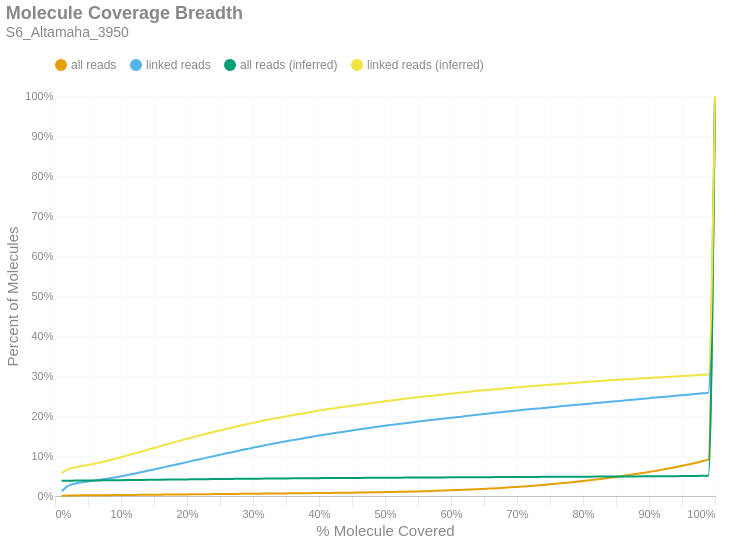

Write notebook code for a chart like this one.
### Markdown cell above
### Molecule Read Coverage
This chart shows molecule coverage breadth as computed by the number of bases aligned to that molecule. In other words, "*how much of each unique long molecule is actually sequenced/aligned?*" Keep in mind there is a distinction between sequences and alignments, since some sequences belonging to a particular molecule may not align well and wouldn't appear in the alignment data. This chart also shows molecule coverage breadth as computed by the *inferred fragment* from which the aligned sequences originate. Unlike read coverage, this calculation takes into account the total insert size, including unsequenced gaps between the forward and reverse reads. Like the previous figures, these are cumulative percents.

### Code cell
if SKIPLR:
    print_html(f"Skipped")
else:
    binned_df = consolidated_hist(valids['coverage_bp'], mask, 0.01, True)
    binned_df_inf = consolidated_hist(valids['coverage_inserts'], mask, 0.01, True)
    binned_df = binned_df.with_columns(pl.lit(binned_df_inf['all reads (cumsum)']).alias('all reads (inferred)'))
    binned_df = binned_df.with_columns(pl.lit(binned_df_inf['linked reads (cumsum)']).alias('linked reads (inferred)'))
    binned_df = binned_df.with_columns(
        (pl.col('bin').cast(pl.Float64) + 0.01).alias('right_edge')
    )

    with SafeRender(binned_df):
        (
            density_plot(binned_df, 'Molecule Coverage Breadth', samplename, 'molcov', ['all reads (inferred)','linked reads (inferred)'])
            .encode(
                #x=alt.X('bin:Q', title="% Molecule Covered").axis(format = '%').scale(padding=0),
                x=alt.X('right_edge:Q', title="% Molecule Covered").axis(format='%').scale(padding=0),
                y=alt.Y('value:Q', title='Percent of Molecules')
                    .axis(format='%')
                    .stack(False)
                    .scale(domainMin=0, padding=0),
                color=alt.Color("key:N").scale(domain = ["all reads", "linked reads", "all reads (inferred)", "linked reads (inferred)"]),
                tooltip = [
                    alt.Tooltip("key:N", title = "Data Type"),
                    alt.Tooltip("range_label:N", title="% Molecule Covered"),
                    alt.Tooltip("value:Q", format = ".2%", title="% Molecules")
                ]
            )
        ).display()

### Figure 1 — Vega-Lite specification as saved in the notebook (floating-point values rounded to 4 significant figures)
{"width": "container", "height": 400, "config": {"title": {"anchor": "start", "dy": -15, "fontSize": 18, "color": "#888888", "subtitleColor": "#888888", "subtitleFontSize": 14}, "arc": {"fill": "#0072B2"}, "axis": {"domainColor": "#888888", "domainWidth": 0.5, "gridWidth": 0.2, "grid": false, "titleFontWeight": 400, "titleFontSize": 15, "labelFontSize": 11, "labelColor": "#888888", "tickColor": "#888888", "tickWidth": 0.2, "titleColor": "#888888"}, "axisBand": {"grid": false}, "axisX": {"grid": true, "tickSize": 10, "domainCap": "round"}, "axisY": {"domain": false, "grid": true, "tickSize": 0, "domainCap": "round"}, "background": "transparent", "header": {"labelFontSize": 15, "labelColor": "#888888", "titleFontSize": 15, "titleFontWeight": 600, "titleColor": "#888888"}, "legend": {"labelFont": "sans-serif", "labelFontSize": 12, "labelColor": "#888888", "symbolSize": 100, "symbolType": "circle", "titleFontSize": 12, "titlePadding": 10, "titleColor": "#888888", "title": null, "orient": "top"}, "range": {"category": ["#E69F00", "#56B4E9", "#009E73", "#F0E442", "#0072B2", "#D55E00", "#CC79A7", "#000000"], "diverging": ["#cfe8f3", "#a2d4ec", "#73bfe2", "#46abdb", "#1696d2", "#12719e"]}, "area": {"fill": "#0072B2", "fillOpacity": 0.7, "line": true, "strokeOpacity": 0.7}, "line": {"color": "#0072B2", "stroke": "#0072B2", "strokeWidth": 2}, "trail": {"color": "#0072B2", "stroke": "#0072B2", "strokeWidth": 0, "size": 1}, "point": {"filled": true, "fillOpacity": 1.0, "size": 95}, "text": {"color": "#888888", "fontSize": 11, "align": "right", "fontWeight": 400, "size": 11}, "bar": {"fill": "#0072B2", "stroke": null}, "view": {"stroke": null, "continuousWidth": 660, "continuousHeight": 400}}, "data": {"name": "data-5d91572ff5bc22d13b6172590f06a26c"}, "mark": {"type": "line", "interpolate": "monotone", "point": {"opacity": 0, "size": 275}}, "encoding": {"color": {"field": "key", "scale": {"domain": ["all reads", "linked reads", "all reads (inferred)", "linked reads (inferred)"]}, "type": "nominal"}, "tooltip": [{"field": "key", "title": "Data Type", "type": "nominal"}, {"field": "range_label", "title": "% Molecule Covered", "type": "nominal"}, {"field": "value", "format": ".2%", "title": "% Molecules", "type": "quantitative"}], "x": {"axis": {"format": "%"}, "field": "right_edge", "scale": {"padding": 0}, "title": "% Molecule Covered", "type": "quantitative"}, "y": {"axis": {"format": "%"}, "field": "value", "scale": {"domainMin": 0, "padding": 0}, "stack": false, "title": "Percent of Molecules", "type": "quantitative"}}, "params": [{"name": "param_c36ac31b6afebe62", "select": {"type": "point", "fields": ["key"]}, "bind": "legend"}], "title": {"text": "Molecule Coverage Breadth", "subtitle": "S6_Altamaha_3950"}, "transform": [{"fold": ["all reads (cumsum)", "linked reads (cumsum)", "all reads (inferred)", "linked reads (inferred)"]}, {"calculate": "replace(datum.key, ' (cumsum)', '')", "as": "key"}, {"filter": {"param": "param_c36ac31b6afebe62"}}], "usermeta": {"embedOptions": {"downloadFileName": "S6_Altamaha_3950.molcov"}}, "$schema": "https://vega.github.io/schema/vega-lite/v6.1.0.json", "datasets": {"data-5d91572ff5bc22d13b6172590f06a26c": [{"bin": "0.0", "interval": "0.0-0.01", "all reads": 0.0005611, "linked reads": 0.01185, "all reads (cumsum)": 0.0005611, "linked reads (cumsum)": 0.01185, "range_label": "0.0-0.01", "all reads (inferred)": 0.03785, "linked reads (inferred)": 0.05682, "right_edge": 0.01}, {"bin": "0.01", "interval": "0.01-0.02", "all reads": 0.0006174, "linked reads": 0.01365, "all reads (cumsum)": 0.001179, "linked reads (cumsum)": 0.0255, "range_label": "0.01-0.02", "all reads (inferred)": 0.03829, "linked reads (inferred)": 0.06716, "right_edge": 0.02}, {"bin": "0.02", "interval": "0.02-0.03", "all reads": 0.0002642, "linked reads": 0.005331, "all reads (cumsum)": 0.001443, "linked reads (cumsum)": 0.03083, "range_label": "0.02-0.03", "all reads (inferred)": 0.03848, "linked reads (inferred)": 0.07158, "right_edge": 0.03}, {"bin": "0.03", "interval": "0.03-0.04", "all reads": 0.0001697, "linked reads": 0.003213, "all reads (cumsum)": 0.001612, "linked reads (cumsum)": 0.03404, "range_label": "0.03-0.04", "all reads (inferred)": 0.03863, "linked reads (inferred)": 0.07487, "right_edge": 0.04}, {"bin": "0.04", "interval": "0.04-0.05", "all reads": 0.0001347, "linked reads": 0.002475, "all reads (cumsum)": 0.001747, "linked reads (cumsum)": 0.03652, "range_label": "0.04-0.05", "all reads (inferred)": 0.03875, "linked reads (inferred)": 0.07768, "right_edge": 0.05}, {"bin": "0.05", "interval": "0.05-0.06", "all reads": 0.0001109, "linked reads": 0.002102, "all reads (cumsum)": 0.001858, "linked reads (cumsum)": 0.03862, "range_label": "0.05-0.06", "all reads (inferred)": 0.03889, "linked reads (inferred)": 0.08084, "right_edge": 0.06}, {"bin": "0.06", "interval": "0.06-0.07", "all reads": 0.0001321, "linked reads": 0.002586, "all reads (cumsum)": 0.00199, "linked reads (cumsum)": 0.04121, "range_label": "0.06-0.07", "all reads (inferred)": 0.03905, "linked reads (inferred)": 0.08449, "right_edge": 0.07}, {"bin": "0.07", "interval": "0.07-0.08", "all reads": 0.0001176, "linked reads": 0.002356, "all reads (cumsum)": 0.002108, "linked reads (cumsum)": 0.04356, "range_label": "0.07-0.08", "all reads (inferred)": 0.03922, "linked reads (inferred)": 0.08828, "right_edge": 0.08}, {"bin": "0.08", "interval": "0.08-0.09", "all reads": 0.0001263, "linked reads": 0.002555, "all reads (cumsum)": 0.002234, "linked reads (cumsum)": 0.04612, "range_label": "0.08-0.09", "all reads (inferred)": 0.0394, "linked reads (inferred)": 0.09235, "right_edge": 0.09}, {"bin": "0.09", "interval": "0.09-0.1", "all reads": 0.0001446, "linked reads": 0.003078, "all reads (cumsum)": 0.002379, "linked reads (cumsum)": 0.0492, "range_label": "0.09-0.1", "all reads (inferred)": 0.03959, "linked reads (inferred)": 0.09686, "right_edge": 0.1}, {"bin": "0.1", "interval": "0.1-0.11", "all reads": 0.000152, "linked reads": 0.00311, "all reads (cumsum)": 0.002531, "linked reads (cumsum)": 0.05231, "range_label": "0.1-0.11", "all reads (inferred)": 0.03978, "linked reads (inferred)": 0.1015, "right_edge": 0.11}, {"bin": "0.11", "interval": "0.11-0.12", "all reads": 0.0001568, "linked reads": 0.003403, "all reads (cumsum)": 0.002687, "linked reads (cumsum)": 0.05571, "range_label": "0.11-0.12", "all reads (inferred)": 0.03999, "linked reads (inferred)": 0.1063, "right_edge": 0.12}, {"bin": "0.12", "interval": "0.12-0.13", "all reads": 0.0001645, "linked reads": 0.00357, "all reads (cumsum)": 0.002852, "linked reads (cumsum)": 0.05928, "range_label": "0.12-0.13", "all reads (inferred)": 0.04019, "linked reads (inferred)": 0.1109, "right_edge": 0.13}, {"bin": "0.13", "interval": "0.13-0.14", "all reads": 0.0001665, "linked reads": 0.003618, "all reads (cumsum)": 0.003018, "linked reads (cumsum)": 0.0629, "range_label": "0.13-0.14", "all reads (inferred)": 0.04038, "linked reads (inferred)": 0.1153, "right_edge": 0.14}, {"bin": "0.14", "interval": "0.14-0.15", "all reads": 0.0001588, "linked reads": 0.003475, "all reads (cumsum)": 0.003177, "linked reads (cumsum)": 0.06637, "range_label": "0.14-0.15", "all reads (inferred)": 0.04057, "linked reads (inferred)": 0.1199, "right_edge": 0.15}, {"bin": "0.15", "interval": "0.15-0.16", "all reads": 0.0001732, "linked reads": 0.003784, "all reads (cumsum)": 0.00335, "linked reads (cumsum)": 0.07016, "range_label": "0.15-0.16", "all reads (inferred)": 0.04078, "linked reads (inferred)": 0.1247, "right_edge": 0.16}, {"bin": "0.16", "interval": "0.16-0.17", "all reads": 0.0001671, "linked reads": 0.003721, "all reads (cumsum)": 0.003518, "linked reads (cumsum)": 0.07388, "range_label": "0.16-0.17", "all reads (inferred)": 0.04098, "linked reads (inferred)": 0.1295, "right_edge": 0.17}, {"bin": "0.17", "interval": "0.17-0.18", "all reads": 0.0001713, "linked reads": 0.003713, "all reads (cumsum)": 0.003689, "linked reads (cumsum)": 0.07759, "range_label": "0.17-0.18", "all reads (inferred)": 0.04117, "linked reads (inferred)": 0.134, "right_edge": 0.18}, {"bin": "0.18", "interval": "0.18-0.19", "all reads": 0.0001556, "linked reads": 0.003467, "all reads (cumsum)": 0.003844, "linked reads (cumsum)": 0.08106, "range_label": "0.18-0.19", "all reads (inferred)": 0.04136, "linked reads (inferred)": 0.1384, "right_edge": 0.19}, {"bin": "0.19", "interval": "0.19-0.2", "all reads": 0.0001665, "linked reads": 0.003594, "all reads (cumsum)": 0.004011, "linked reads (cumsum)": 0.08465, "range_label": "0.19-0.2", "all reads (inferred)": 0.04156, "linked reads (inferred)": 0.1429, "right_edge": 0.2}, {"bin": "0.2", "interval": "0.2-0.21", "all reads": 0.000178, "linked reads": 0.003927, "all reads (cumsum)": 0.004189, "linked reads (cumsum)": 0.08858, "range_label": "0.2-0.21", "all reads (inferred)": 0.04174, "linked reads (inferred)": 0.1472, "right_edge": 0.21}, {"bin": "0.21", "interval": "0.21-0.22", "all reads": 0.000161, "linked reads": 0.003467, "all reads (cumsum)": 0.00435, "linked reads (cumsum)": 0.09204, "range_label": "0.21-0.22", "all reads (inferred)": 0.04193, "linked reads (inferred)": 0.1518, "right_edge": 0.22}, {"bin": "0.22", "interval": "0.22-0.23", "all reads": 0.000179, "linked reads": 0.00384, "all reads (cumsum)": 0.004529, "linked reads (cumsum)": 0.09588, "range_label": "0.22-0.23", "all reads (inferred)": 0.0421, "linked reads (inferred)": 0.1558, "right_edge": 0.23}, {"bin": "0.23", "interval": "0.23-0.24", "all reads": 0.0001639, "linked reads": 0.003586, "all reads (cumsum)": 0.004693, "linked reads (cumsum)": 0.09947, "range_label": "0.23-0.24", "all reads (inferred)": 0.04228, "linked reads (inferred)": 0.1598, "right_edge": 0.24}, {"bin": "0.24", "interval": "0.24-0.25", "all reads": 0.0001687, "linked reads": 0.003618, "all reads (cumsum)": 0.004862, "linked reads (cumsum)": 0.1031, "range_label": "0.24-0.25", "all reads (inferred)": 0.04245, "linked reads (inferred)": 0.1639, "right_edge": 0.25}, {"bin": "0.25", "interval": "0.25-0.26", "all reads": 0.0001678, "linked reads": 0.003586, "all reads (cumsum)": 0.005029, "linked reads (cumsum)": 0.1067, "range_label": "0.25-0.26", "all reads (inferred)": 0.04262, "linked reads (inferred)": 0.1679, "right_edge": 0.26}, {"bin": "0.26", "interval": "0.26-0.27", "all reads": 0.0001601, "linked reads": 0.003507, "all reads (cumsum)": 0.005189, "linked reads (cumsum)": 0.1102, "range_label": "0.26-0.27", "all reads (inferred)": 0.0428, "linked reads (inferred)": 0.172, "right_edge": 0.27}, {"bin": "0.27", "interval": "0.27-0.28", "all reads": 0.0001716, "linked reads": 0.003649, "all reads (cumsum)": 0.005361, "linked reads (cumsum)": 0.1138, "range_label": "0.27-0.28", "all reads (inferred)": 0.04297, "linked reads (inferred)": 0.1758, "right_edge": 0.28}, {"bin": "0.28", "interval": "0.28-0.29", "all reads": 0.0001697, "linked reads": 0.003546, "all reads (cumsum)": 0.005531, "linked reads (cumsum)": 0.1174, "range_label": "0.28-0.29", "all reads (inferred)": 0.04312, "linked reads (inferred)": 0.1793, "right_edge": 0.29}, {"bin": "0.29", "interval": "0.29-0.3", "all reads": 0.0001716, "linked reads": 0.003483, "all reads (cumsum)": 0.005702, "linked reads (cumsum)": 0.1209, "range_label": "0.29-0.3", "all reads (inferred)": 0.04327, "linked reads (inferred)": 0.1828, "right_edge": 0.3}, {"bin": "0.3", "interval": "0.3-0.31", "all reads": 0.000153, "linked reads": 0.003046, "all reads (cumsum)": 0.005855, "linked reads (cumsum)": 0.1239, "range_label": "0.3-0.31", "all reads (inferred)": 0.04343, "linked reads (inferred)": 0.1864, "right_edge": 0.31}, {"bin": "0.31", "interval": "0.31-0.32", "all reads": 0.0001636, "linked reads": 0.003372, "all reads (cumsum)": 0.006019, "linked reads (cumsum)": 0.1273, "range_label": "0.31-0.32", "all reads (inferred)": 0.04357, "linked reads (inferred)": 0.1898, "right_edge": 0.32}, {"bin": "0.32", "interval": "0.32-0.33", "all reads": 0.0001748, "linked reads": 0.003372, "all reads (cumsum)": 0.006194, "linked reads (cumsum)": 0.1306, "range_label": "0.32-0.33", "all reads (inferred)": 0.0437, "linked reads (inferred)": 0.1929, "right_edge": 0.33}, {"bin": "0.33", "interval": "0.33-0.34", "all reads": 0.000171, "linked reads": 0.003134, "all reads (cumsum)": 0.006365, "linked reads (cumsum)": 0.1338, "range_label": "0.33-0.34", "all reads (inferred)": 0.04384, "linked reads (inferred)": 0.1958, "right_edge": 0.34}, {"bin": "0.34", "interval": "0.34-0.35", "all reads": 0.0001639, "linked reads": 0.003007, "all reads (cumsum)": 0.006529, "linked reads (cumsum)": 0.1368, "range_label": "0.34-0.35", "all reads (inferred)": 0.04397, "linked reads (inferred)": 0.1989, "right_edge": 0.35}, {"bin": "0.35", "interval": "0.35-0.36", "all reads": 0.000161, "linked reads": 0.002912, "all reads (cumsum)": 0.00669, "linked reads (cumsum)": 0.1397, "range_label": "0.35-0.36", "all reads (inferred)": 0.04411, "linked reads (inferred)": 0.2019, "right_edge": 0.36}, {"bin": "0.36", "interval": "0.36-0.37", "all reads": 0.0001707, "linked reads": 0.002935, "all reads (cumsum)": 0.00686, "linked reads (cumsum)": 0.1426, "range_label": "0.36-0.37", "all reads (inferred)": 0.04424, "linked reads (inferred)": 0.205, "right_edge": 0.37}, {"bin": "0.37", "interval": "0.37-0.38", "all reads": 0.0001591, "linked reads": 0.002793, "all reads (cumsum)": 0.007019, "linked reads (cumsum)": 0.1454, "range_label": "0.37-0.38", "all reads (inferred)": 0.04436, "linked reads (inferred)": 0.2076, "right_edge": 0.38}, {"bin": "0.38", "interval": "0.38-0.39", "all reads": 0.0001829, "linked reads": 0.002943, "all reads (cumsum)": 0.007202, "linked reads (cumsum)": 0.1484, "range_label": "0.38-0.39", "all reads (inferred)": 0.04449, "linked reads (inferred)": 0.2105, "right_edge": 0.39}, {"bin": "0.39", "interval": "0.39-0.4", "all reads": 0.0001813, "linked reads": 0.002761, "all reads (cumsum)": 0.007384, "linked reads (cumsum)": 0.1511, "range_label": "0.39-0.4", "all reads (inferred)": 0.04462, "linked reads (inferred)": 0.2136, "right_edge": 0.4}, {"bin": "0.4", "interval": "0.4-0.41", "all reads": 0.0001854, "linked reads": 0.002737, "all reads (cumsum)": 0.007569, "linked reads (cumsum)": 0.1539, "range_label": "0.4-0.41", "all reads (inferred)": 0.04474, "linked reads (inferred)": 0.2161, "right_edge": 0.41}, {"bin": "0.41", "interval": "0.41-0.42", "all reads": 0.0001906, "linked reads": 0.002475, "all reads (cumsum)": 0.00776, "linked reads (cumsum)": 0.1563, "range_label": "0.41-0.42", "all reads (inferred)": 0.04484, "linked reads (inferred)": 0.2185, "right_edge": 0.42}, {"bin": "0.42", "interval": "0.42-0.43", "all reads": 0.0002102, "linked reads": 0.002594, "all reads (cumsum)": 0.00797, "linked reads (cumsum)": 0.1589, "range_label": "0.42-0.43", "all reads (inferred)": 0.04496, "linked reads (inferred)": 0.221, "right_edge": 0.43}, {"bin": "0.43", "interval": "0.43-0.44", "all reads": 0.0001989, "linked reads": 0.002555, "all reads (cumsum)": 0.008169, "linked reads (cumsum)": 0.1615, "range_label": "0.43-0.44", "all reads (inferred)": 0.04506, "linked reads (inferred)": 0.2234, "right_edge": 0.44}, {"bin": "0.44", "interval": "0.44-0.45", "all reads": 0.0002121, "linked reads": 0.00238, "all reads (cumsum)": 0.008381, "linked reads (cumsum)": 0.1639, "range_label": "0.44-0.45", "all reads (inferred)": 0.04517, "linked reads (inferred)": 0.2257, "right_edge": 0.45}, {"bin": "0.45", "interval": "0.45-0.46", "all reads": 0.000233, "linked reads": 0.00234, "all reads (cumsum)": 0.008614, "linked reads (cumsum)": 0.1662, "range_label": "0.45-0.46", "all reads (inferred)": 0.04527, "linked reads (inferred)": 0.2279, "right_edge": 0.46}, {"bin": "0.46", "interval": "0.46-0.47", "all reads": 0.0002635, "linked reads": 0.00257, "all reads (cumsum)": 0.008877, "linked reads (cumsum)": 0.1688, "range_label": "0.46-0.47", "all reads (inferred)": 0.04537, "linked reads (inferred)": 0.2301, "right_edge": 0.47}, {"bin": "0.47", "interval": "0.47-0.48", "all reads": 0.0002561, "linked reads": 0.002182, "all reads (cumsum)": 0.009133, "linked reads (cumsum)": 0.171, "range_label": "0.47-0.48", "all reads (inferred)": 0.04548, "linked reads (inferred)": 0.2323, "right_edge": 0.48}, {"bin": "0.48", "interval": "0.48-0.49", "all reads": 0.0002719, "linked reads": 0.002372, "all reads (cumsum)": 0.009405, "linked reads (cumsum)": 0.1733, "range_label": "0.48-0.49", "all reads (inferred)": 0.04558, "linked reads (inferred)": 0.2346, "right_edge": 0.49}, {"bin": "0.49", "interval": "0.49-0.5", "all reads": 0.0003275, "linked reads": 0.002372, "all reads (cumsum)": 0.009733, "linked reads (cumsum)": 0.1757, "range_label": "0.49-0.5", "all reads (inferred)": 0.04569, "linked reads (inferred)": 0.2368, "right_edge": 0.5}, {"bin": "0.5", "interval": "0.5-0.51", "all reads": 0.0003031, "linked reads": 0.00211, "all reads (cumsum)": 0.01004, "linked reads (cumsum)": 0.1778, "range_label": "0.5-0.51", "all reads (inferred)": 0.04579, "linked reads (inferred)": 0.2389, "right_edge": 0.51}, {"bin": "0.51", "interval": "0.51-0.52", "all reads": 0.0003391, "linked reads": 0.002079, "all reads (cumsum)": 0.01037, "linked reads (cumsum)": 0.1799, "range_label": "0.51-0.52", "all reads (inferred)": 0.04588, "linked reads (inferred)": 0.2409, "right_edge": 0.52}, {"bin": "0.52", "interval": "0.52-0.53", "all reads": 0.0003587, "linked reads": 0.001944, "all reads (cumsum)": 0.01073, "linked reads (cumsum)": 0.1818, "range_label": "0.52-0.53", "all reads (inferred)": 0.04599, "linked reads (inferred)": 0.243, "right_edge": 0.53}, {"bin": "0.53", "interval": "0.53-0.54", "all reads": 0.0003715, "linked reads": 0.002063, "all reads (cumsum)": 0.01111, "linked reads (cumsum)": 0.1839, "range_label": "0.53-0.54", "all reads (inferred)": 0.04608, "linked reads (inferred)": 0.2449, "right_edge": 0.54}, {"bin": "0.54", "interval": "0.54-0.55", "all reads": 0.0004265, "linked reads": 0.002182, "all reads (cumsum)": 0.01153, "linked reads (cumsum)": 0.1861, "range_label": "0.54-0.55", "all reads (inferred)": 0.04618, "linked reads (inferred)": 0.2467, "right_edge": 0.55}, {"bin": "0.55", "interval": "0.55-0.56", "all reads": 0.0004525, "linked reads": 0.001983, "all reads (cumsum)": 0.01198, "linked reads (cumsum)": 0.1881, "range_label": "0.55-0.56", "all reads (inferred)": 0.04627, "linked reads (inferred)": 0.2485, "right_edge": 0.56}, {"bin": "0.56", "interval": "0.56-0.57", "all reads": 0.0004612, "linked reads": 0.001833, "all reads (cumsum)": 0.01245, "linked reads (cumsum)": 0.1899, "range_label": "0.56-0.57", "all reads (inferred)": 0.04636, "linked reads (inferred)": 0.2502, "right_edge": 0.57}, {"bin": "0.57", "interval": "0.57-0.58", "all reads": 0.0005197, "linked reads": 0.001864, "all reads (cumsum)": 0.01297, "linked reads (cumsum)": 0.1918, "range_label": "0.57-0.58", "all reads (inferred)": 0.04646, "linked reads (inferred)": 0.2522, "right_edge": 0.58}, {"bin": "0.58", "interval": "0.58-0.59", "all reads": 0.0005492, "linked reads": 0.001872, "all reads (cumsum)": 0.01351, "linked reads (cumsum)": 0.1936, "range_label": "0.58-0.59", "all reads (inferred)": 0.04655, "linked reads (inferred)": 0.2541, "right_edge": 0.59}, {"bin": "0.59", "interval": "0.59-0.6", "all reads": 0.0005991, "linked reads": 0.00188, "all reads (cumsum)": 0.01411, "linked reads (cumsum)": 0.1955, "range_label": "0.59-0.6", "all reads (inferred)": 0.04665, "linked reads (inferred)": 0.256, "right_edge": 0.6}, {"bin": "0.6", "interval": "0.6-0.61", "all reads": 0.0006325, "linked reads": 0.001714, "all reads (cumsum)": 0.01475, "linked reads (cumsum)": 0.1972, "range_label": "0.6-0.61", "all reads (inferred)": 0.04673, "linked reads (inferred)": 0.2577, "right_edge": 0.61}, {"bin": "0.61", "interval": "0.61-0.62", "all reads": 0.0006891, "linked reads": 0.002126, "all reads (cumsum)": 0.01543, "linked reads (cumsum)": 0.1994, "range_label": "0.61-0.62", "all reads (inferred)": 0.04681, "linked reads (inferred)": 0.2593, "right_edge": 0.62}, {"bin": "0.62", "interval": "0.62-0.63", "all reads": 0.0007122, "linked reads": 0.001912, "all reads (cumsum)": 0.01615, "linked reads (cumsum)": 0.2013, "range_label": "0.62-0.63", "all reads (inferred)": 0.04691, "linked reads (inferred)": 0.2612, "right_edge": 0.63}, {"bin": "0.63", "interval": "0.63-0.64", "all reads": 0.0008253, "linked reads": 0.002015, "all reads (cumsum)": 0.01697, "linked reads (cumsum)": 0.2033, "range_label": "0.63-0.64", "all reads (inferred)": 0.047, "linked reads (inferred)": 0.2629, "right_edge": 0.64}, {"bin": "0.64", "interval": "0.64-0.65", "all reads": 0.0008227, "linked reads": 0.001872, "all reads (cumsum)": 0.0178, "linked reads (cumsum)": 0.2052, "range_label": "0.64-0.65", "all reads (inferred)": 0.04708, "linked reads (inferred)": 0.2643, "right_edge": 0.65}, {"bin": "0.65", "interval": "0.65-0.66", "all reads": 0.0008928, "linked reads": 0.001896, "all reads (cumsum)": 0.01869, "linked reads (cumsum)": 0.2071, "range_label": "0.65-0.66", "all reads (inferred)": 0.04716, "linked reads (inferred)": 0.2658, "right_edge": 0.66}, {"bin": "0.66", "interval": "0.66-0.67", "all reads": 0.0009108, "linked reads": 0.001603, "all reads (cumsum)": 0.0196, "linked reads (cumsum)": 0.2087, "range_label": "0.66-0.67", "all reads (inferred)": 0.04724, "linked reads (inferred)": 0.2672, "right_edge": 0.67}, {"bin": "0.67", "interval": "0.67-0.68", "all reads": 0.0009584, "linked reads": 0.00169, "all reads (cumsum)": 0.02056, "linked reads (cumsum)": 0.2103, "range_label": "0.67-0.68", "all reads (inferred)": 0.04732, "linked reads (inferred)": 0.2685, "right_edge": 0.68}, {"bin": "0.68", "interval": "0.68-0.69", "all reads": 0.001051, "linked reads": 0.001658, "all reads (cumsum)": 0.02161, "linked reads (cumsum)": 0.212, "range_label": "0.68-0.69", "all reads (inferred)": 0.04741, "linked reads (inferred)": 0.2702, "right_edge": 0.69}, {"bin": "0.69", "interval": "0.69-0.7", "all reads": 0.001111, "linked reads": 0.001666, "all reads (cumsum)": 0.02272, "linked reads (cumsum)": 0.2137, "range_label": "0.69-0.7", "all reads (inferred)": 0.04749, "linked reads (inferred)": 0.2716, "right_edge": 0.7}, {"bin": "0.7", "interval": "0.7-0.71", "all reads": 0.001188, "linked reads": 0.001737, "all reads (cumsum)": 0.02391, "linked reads (cumsum)": 0.2154, "range_label": "0.7-0.71", "all reads (inferred)": 0.04757, "linked reads (inferred)": 0.273, "right_edge": 0.71}, {"bin": "0.71", "interval": "0.71-0.72", "all reads": 0.001213, "linked reads": 0.001547, "all reads (cumsum)": 0.02512, "linked reads (cumsum)": 0.217, "range_label": "0.71-0.72", "all reads (inferred)": 0.04766, "linked reads (inferred)": 0.2745, "right_edge": 0.72}, {"bin": "0.72", "interval": "0.72-0.73", "all reads": 0.001273, "linked reads": 0.001507, "all reads (cumsum)": 0.02639, "linked reads (cumsum)": 0.2185, "range_label": "0.72-0.73", "all reads (inferred)": 0.04774, "linked reads (inferred)": 0.2759, "right_edge": 0.73}, {"bin": "0.73", "interval": "0.73-0.74", "all reads": 0.001312, "linked reads": 0.001372, "all reads (cumsum)": 0.02771, "linked reads (cumsum)": 0.2198, "range_label": "0.73-0.74", "all reads (inferred)": 0.04782, "linked reads (inferred)": 0.2772, "right_edge": 0.74}, {"bin": "0.74", "interval": "0.74-0.75", "all reads": 0.001493, "linked reads": 0.001809, "all reads (cumsum)": 0.0292, "linked reads (cumsum)": 0.2216, "range_label": "0.74-0.75", "all reads (inferred)": 0.0479, "linked reads (inferred)": 0.2784, "right_edge": 0.75}, {"bin": "0.75", "interval": "0.75-0.76", "all reads": 0.001453, "linked reads": 0.001595, "all reads (cumsum)": 0.03065, "linked reads (cumsum)": 0.2232, "range_label": "0.75-0.76", "all reads (inferred)": 0.04797, "linked reads (inferred)": 0.2795, "right_edge": 0.76}, {"bin": "0.76", "interval": "0.76-0.77", "all reads": 0.001553, "linked reads": 0.001571, "all reads (cumsum)": 0.0322, "linked reads (cumsum)": 0.2248, "range_label": "0.76-0.77", "all reads (inferred)": 0.04805, "linked reads (inferred)": 0.2807, "right_edge": 0.77}, {"bin": "0.77", "interval": "0.77-0.78", "all reads": 0.001668, "linked reads": 0.001579, "all reads (cumsum)": 0.03387, "linked reads (cumsum)": 0.2264, "range_label": "0.77-0.78", "all reads (inferred)": 0.04813, "linked reads (inferred)": 0.282, "right_edge": 0.78}, {"bin": "0.78", "interval": "0.78-0.79", "all reads": 0.001733, "linked reads": 0.001579, "all reads (cumsum)": 0.03561, "linked reads (cumsum)": 0.228, "range_label": "0.78-0.79", "all reads (inferred)": 0.04822, "linked reads (inferred)": 0.2833, "right_edge": 0.79}, {"bin": "0.79", "interval": "0.79-0.8", "all reads": 0.001853, "linked reads": 0.001499, "all reads (cumsum)": 0.03746, "linked reads (cumsum)": 0.2295, "range_label": "0.79-0.8", "all reads (inferred)": 0.04831, "linked reads (inferred)": 0.2847, "right_edge": 0.8}, {"bin": "0.8", "interval": "0.8-0.81", "all reads": 0.001787, "linked reads": 0.001261, "all reads (cumsum)": 0.03925, "linked reads (cumsum)": 0.2307, "range_label": "0.8-0.81", "all reads (inferred)": 0.04838, "linked reads (inferred)": 0.2857, "right_edge": 0.81}, {"bin": "0.81", "interval": "0.81-0.82", "all reads": 0.00198, "linked reads": 0.001523, "all reads (cumsum)": 0.04123, "linked reads (cumsum)": 0.2323, "range_label": "0.81-0.82", "all reads (inferred)": 0.04846, "linked reads (inferred)": 0.2868, "right_edge": 0.82}, {"bin": "0.82", "interval": "0.82-0.83", "all reads": 0.002058, "linked reads": 0.001658, "all reads (cumsum)": 0.04328, "linked reads (cumsum)": 0.2339, "range_label": "0.82-0.83", "all reads (inferred)": 0.04854, "linked reads (inferred)": 0.288, "right_edge": 0.83}, {"bin": "0.83", "interval": "0.83-0.84", "all reads": 0.002152, "linked reads": 0.001587, "all reads (cumsum)": 0.04544, "linked reads (cumsum)": 0.2355, "range_label": "0.83-0.84", "all reads (inferred)": 0.04863, "linked reads (inferred)": 0.2891, "right_edge": 0.84}, {"bin": "0.84", "interval": "0.84-0.85", "all reads": 0.002158, "linked reads": 0.001484, "all reads (cumsum)": 0.04759, "linked reads (cumsum)": 0.237, "range_label": "0.84-0.85", "all reads (inferred)": 0.04871, "linked reads (inferred)": 0.2901, "right_edge": 0.85}, {"bin": "0.85", "interval": "0.85-0.86", "all reads": 0.002301, "linked reads": 0.001436, "all reads (cumsum)": 0.04989, "linked reads (cumsum)": 0.2384, "range_label": "0.85-0.86", "all reads (inferred)": 0.0488, "linked reads (inferred)": 0.291, "right_edge": 0.86}, {"bin": "0.86", "interval": "0.86-0.87", "all reads": 0.002406, "linked reads": 0.001539, "all reads (cumsum)": 0.0523, "linked reads (cumsum)": 0.24, "range_label": "0.86-0.87", "all reads (inferred)": 0.0489, "linked reads (inferred)": 0.2921, "right_edge": 0.87}, {"bin": "0.87", "interval": "0.87-0.88", "all reads": 0.002516, "linked reads": 0.001436, "all reads (cumsum)": 0.05482, "linked reads (cumsum)": 0.2414, "range_label": "0.87-0.88", "all reads (inferred)": 0.04899, "linked reads (inferred)": 0.2932, "right_edge": 0.88}, {"bin": "0.88", "interval": "0.88-0.89", "all reads": 0.002621, "linked reads": 0.001587, "all reads (cumsum)": 0.05744, "linked reads (cumsum)": 0.243, "range_label": "0.88-0.89", "all reads (inferred)": 0.04906, "linked reads (inferred)": 0.2941, "right_edge": 0.89}, {"bin": "0.89", "interval": "0.89-0.9", "all reads": 0.002703, "linked reads": 0.00169, "all reads (cumsum)": 0.06014, "linked reads (cumsum)": 0.2447, "range_label": "0.89-0.9", "all reads (inferred)": 0.04916, "linked reads (inferred)": 0.2951, "right_edge": 0.9}, {"bin": "0.9", "interval": "0.9-0.91", "all reads": 0.00268, "linked reads": 0.001357, "all reads (cumsum)": 0.06282, "linked reads (cumsum)": 0.246, "range_label": "0.9-0.91", "all reads (inferred)": 0.04925, "linked reads (inferred)": 0.296, "right_edge": 0.91}, {"bin": "0.91", "interval": "0.91-0.92", "all reads": 0.003091, "linked reads": 0.001499, "all reads (cumsum)": 0.06591, "linked reads (cumsum)": 0.2475, "range_label": "0.91-0.92", "all reads (inferred)": 0.04936, "linked reads (inferred)": 0.2969, "right_edge": 0.92}, {"bin": "0.92", "interval": "0.92-0.93", "all reads": 0.002876, "linked reads": 0.001412, "all reads (cumsum)": 0.06879, "linked reads (cumsum)": 0.2489, "range_label": "0.92-0.93", "all reads (inferred)": 0.04947, "linked reads (inferred)": 0.2978, "right_edge": 0.93}, {"bin": "0.93", "interval": "0.93-0.94", "all reads": 0.00317, "linked reads": 0.001499, "all reads (cumsum)": 0.07196, "linked reads (cumsum)": 0.2504, "range_label": "0.93-0.94", "all reads (inferred)": 0.04958, "linked reads (inferred)": 0.2988, "right_edge": 0.94}, {"bin": "0.94", "interval": "0.94-0.95", "all reads": 0.003601, "linked reads": 0.001499, "all reads (cumsum)": 0.07556, "linked reads (cumsum)": 0.2519, "range_label": "0.94-0.95", "all reads (inferred)": 0.04971, "linked reads (inferred)": 0.2999, "right_edge": 0.95}, {"bin": "0.95", "interval": "0.95-0.96", "all reads": 0.003117, "linked reads": 0.001484, "all reads (cumsum)": 0.07868, "linked reads (cumsum)": 0.2534, "range_label": "0.95-0.96", "all reads (inferred)": 0.04988, "linked reads (inferred)": 0.3009, "right_edge": 0.96}, {"bin": "0.96", "interval": "0.96-0.97", "all reads": 0.003772, "linked reads": 0.001595, "all reads (cumsum)": 0.08245, "linked reads (cumsum)": 0.255, "range_label": "0.96-0.97", "all reads (inferred)": 0.05004, "linked reads (inferred)": 0.302, "right_edge": 0.97}, {"bin": "0.97", "interval": "0.97-0.98", "all reads": 0.004524, "linked reads": 0.001563, "all reads (cumsum)": 0.08697, "linked reads (cumsum)": 0.2566, "range_label": "0.97-0.98", "all reads (inferred)": 0.05033, "linked reads (inferred)": 0.3029, "right_edge": 0.98}, {"bin": "0.98", "interval": "0.98-0.99", "all reads": 0.00434, "linked reads": 0.001634, "all reads (cumsum)": 0.09131, "linked reads (cumsum)": 0.2582, "range_label": "0.98-0.99", "all reads (inferred)": 0.05081, "linked reads (inferred)": 0.3035, "right_edge": 0.99}, {"bin": "0.99", "interval": "0.99-1.0", "all reads": 0.9087, "linked reads": 0.7418, "all reads (cumsum)": 1.0, "linked reads (cumsum)": 1.0, "range_label": "0.99-1.0", "all reads (inferred)": 1.0, "linked reads (inferred)": 1.0, "right_edge": 1.0}]}}
